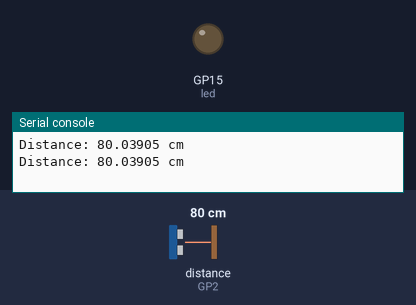
Recording of a program running on a simulated Raspberry Pi Pico running MicroPython. On the bench: output pins drawn as LEDs (lit = HIGH), the last lines printed to the serial console. Inputs (shaded band) come from the test bench; at power-on: distance to the obstacle (sensor on GP2) 80 cm. The echo pulse lasts 58.3 µs per cm; pins used as bus, display or sensor lines are not drawn.

Above: at 1.2 s.
1.3 s: distance to the obstacle (sensor on GP2) set to 6 cm
3.2 s: distance to the obstacle (sensor on GP2) set to 3 cm
At 5.2 s:
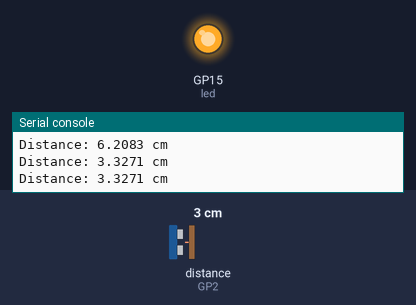
5.5 s: distance to the obstacle (sensor on GP2) set to 9 cm
At 6.8 s:
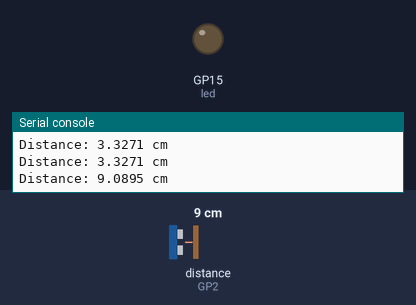
7.5 s: distance to the obstacle (sensor on GP2) set to 2 cm
At 8.4 s:
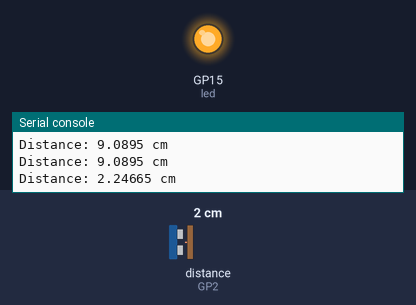
Timing chart, 0 to 10.5 s (numbered marks = the images above; inputs shaded):
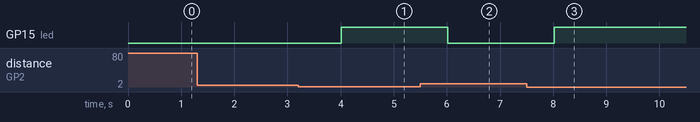

Measured:
- the behaviour switches between 5 and 4 cm on distance to the obstacle (sensor on GP2) (found by bisection; images 0 and 1)
- after the input at 3.2 s, GP15 (led): LOW → HIGH after 0.82 s
- after the input at 5.5 s, GP15 (led): HIGH → LOW after 0.52 s
- after the input at 7.5 s, GP15 (led): LOW → HIGH after 0.52 s

The program:

measurement_sensor.2.0.py
```python
from machine import Pin, Timer
import utime
#timer = Timer()
trigger = Pin(3, Pin.OUT) #GPIO Pins- General Purpose INput/OUTput
echo = Pin(2, Pin.IN)
led = Pin(15,Pin.OUT) #output to pin, cathode connected at GND pin (38)

def ultra(): #code necessary to take a reading
   trigger.low() #ensures trigger is not active
   utime.sleep_us(2) #2 microseconds
   trigger.high()
   utime.sleep_us(5)
   trigger.low() #5 microsecond pulse sent from the sensor
   while echo.value() == 0: #no echo pulse is received
       signaloff = utime.ticks_us() #timestamp
   while echo.value() == 1: #echo pulse is received
       signalon = utime.ticks_us()
   timepassed = signalon - signaloff
   distance = (timepassed * 0.0343) / 2 #0.0343 - speed of sound (cm/s), /2 - from sensor to object
   #return distance
   if distance > 100:
       print("Distance:",distance / 100,"m")
   else:
       print("Distance:", distance, "cm")
   if distance < 5:
       led.value(1)
   else:
       led.value(0)
   #return distance
while True:
    ultra()
    utime.sleep(1)

   
```
